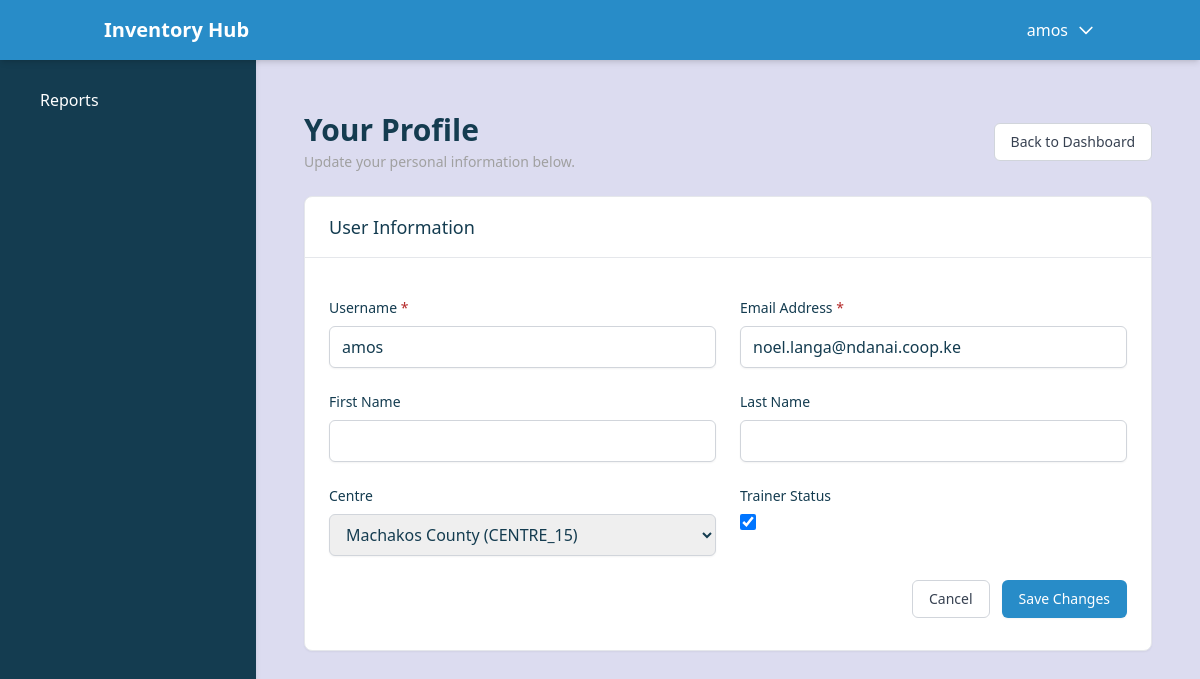
Page /upload/profile/ (signed in) on the committed database.
### devices/models.py (models this page shows, shortened)
class CustomUser(AbstractUser):
    is_trainer = models.BooleanField(default=False)
    is_staff = models.BooleanField(default=True)
    centre = models.ForeignKey('Centre', on_delete=models.SET_NULL, null=True, blank=True)
    groups = models.ManyToManyField(
        'auth.Group',
        related_name='customuser_set',
        blank=True,
        help_text='The groups this user belongs to.',
        verbose_name='groups',
    )

class Centre(models.Model):
    name = models.CharField(max_length=300)
    centre_code = models.CharField(max_length=30, unique=True)

### devices/views.py (the view, shortened to what this page needs)
# urls.py: path('profile/', views.profile, name='profile'),
@login_required
def profile(request):
    centres = Centre.objects.all()
    return render(request, 'accounts/profile.html', {
        'user': request.user,
        'centres': centres,
    })

### devices/templates/accounts/profile.html (shortened to what this page needs)
        {% extends "dashboard.html" %}
{% load static %}
{% block content %}
<main class="flex-1 p-6">
    <div class="flex flex-col sm:flex-row sm:items-center sm:justify-between">
        <div>
            <h1 class="text-3xl font-bold text-primary">Your Profile</h1>
            <p class="mt-1 text-sm text-gray">Update your personal information below.</p>
        </div>
        <div class="mt-4 sm:mt-0">
            <a href="{% url 'dashboard' %}"
               class="inline-flex items-center px-4 py-2 border border-gray-300 text-sm font-medium rounded-md text-gray-700 bg-white hover:bg-gray-50 focus:outline-none focus:ring-2 focus:ring-offset-2 focus:ring-accent transition-colors">
                Back to Dashboard
            </a>
        </div>
    </div>
    <div class="mt-6 bg-white rounded-lg shadow-sm border border-gray-200">
        <div class="px-6 py-4 border-b border-gray-200">
            <h3 class="text-lg font-medium text-primary">User Information</h3>
        </div>
        <form method="post" class="px-6 py-4 space-y-6">
            <div class="grid grid-cols-1 md:grid-cols-2 gap-6">
                <div>
                    <label for="username" class="block text-sm font-medium text-primary mb-2">Username <span class="text-error">*</span></label>
                    <input type="text" name="username" id="username" value="{{ user.username }}" required
                           class="block w-full px-3 py-2 border border-gray-300 rounded-md shadow-sm focus:outline-none focus:ring-accent focus:border-accent text-primary">
                </div>
                <div>
                    <label for="email" class="block text-sm font-medium text-primary mb-2">Email Address <span class="text-error">*</span></label>
                    <input type="email" name="email" id="email" value="{{ user.email }}" required
                           class="block w-full px-3 py-2 border border-gray-300 rounded-md shadow-sm focus:outline-none focus:ring-accent focus:border-accent text-primary">
                </div>
                <div>
                    <label for="first_name" class="block text-sm font-medium text-primary mb-2">First Name</label>
                    <input type="text" name="first_name" id="first_name" value="{{ user.first_name|default_if_none:'' }}"
                           class="block w-full px-3 py-2 border border-gray-300 rounded-md shadow-sm focus:outline-none focus:ring-accent focus:border-accent text-primary">
                </div>
                <div>
                    <label for="last_name" class="block text-sm font-medium text-primary mb-2">Last Name</label>
                    <input type="text" name="last_name" id="last_name" value="{{ user.last_name|default_if_none:'' }}"
                           class="block w-full px-3 py-2 border border-gray-300 rounded-md shadow-sm focus:outline-none focus:ring-accent focus:border-accent text-primary">
                </div>
                <div>
                    <label for="centre" class="block text-sm font-medium text-primary mb-2">Centre</label>
                    <select name="centre" id="centre"
                            class="block w-full px-3 py-2 border border-gray-300 rounded-md shadow-sm focus:outline-none focus:ring-accent focus:border-accent text-primary">
                        {% for centre in centres %}
                        <option value="{{ centre.id }}" {% if user.centre.id == centre.id %}selected{% endif %}>{{ centre.name }} ({{ centre.centre_code }})</option>
                        {% endfor %}
                    </select>
                </div>
                <div>
                    <label for="is_trainer" class="block text-sm font-medium text-primary mb-2">Trainer Status</label>
                    <input type="checkbox" name="is_trainer" id="is_trainer" {% if user.is_trainer %}checked{% endif %}
                           class="h-4 w-4 text-accent focus:ring-accent border-gray-300 rounded">
                </div>
            </div>
            <div class="flex justify-end space-x-3">
                <a href="{% url 'dashboard' %}"
                   class="inline-flex items-center px-4 py-2 border border-gray-300 text-sm font-medium rounded-md text-gray-700 bg-white hover:bg-gray-50 focus:outline-none focus:ring-2 focus:ring-offset-2 focus:ring-accent transition-colors">
                    Cancel
                </a>
                <button type="submit"
                        class="inline-flex items-center px-4 py-2 border border-transparent text-sm font-medium rounded-md shadow-sm text-white bg-accent hover:bg-secondary focus:outline-none focus:ring-2 focus:ring-offset-2 focus:ring-accent transition-colors">
                    Save Changes
                </button>
            </div>
        </form>
    </div>
</main>
{% endblock %}

### devices/templates/dashboard.html (shortened to what this page needs)
<!DOCTYPE html>
<html lang="en">
<head>
    <script src="https://cdn.tailwindcss.com"></script>
</head>
<body class="flex flex-col min-h-screen bg-light text-primary">
    <header class="bg-accent text-white shadow-md fixed w-full z-50">
        <div class="container mx-auto px-4 py-4 flex items-center justify-between">
            <div class="flex items-center">
                <div class="text-xl font-bold">Inventory Hub</div>
            </div>
            <div class="relative">
                <button id="accountDropdown" class="flex items-center space-x-2 focus:outline-none">
                    <span>{{ user.username }}</span>
                    <svg class="w-5 h-5" fill="none" stroke="currentColor" viewBox="0 0 24 24">
                        <path stroke-linecap="round" stroke-linejoin="round" stroke-width="2" d="M19 9l-7 7-7-7"></path>
                    </svg>
                </button>
            </div>
        </div>
    </header>
    <aside id="sidebar" class="bg-primary text-white w-64 p-6 shadow-md fixed h-screen z-40 transition-transform duration-300 -translate-x-full md:translate-x-0">
        <nav>
            <ul class="space-y-4">
                <li>
                    <a href="#" class="flex items-center justify-between text-white hover:bg-secondary px-4 py-2 rounded" id="manageDevicesToggle">
                    </a>
                </li>
                <li><a href="{% url 'import_displaycsv' %}" class="text-white hover:bg-secondary px-4 py-2 rounded block">Reports</a></li>
            </ul>
        </nav>
    </aside>
    <main class="flex-1 p-6 mt-16 md:ml-64">
        {% block content %}{% endblock %}
    </main>
</body>
</html>

### devices/templates/dashboard.html (style rules this page uses)
.bg-primary { background-color: #143C50; }
.bg-light { background-color: #DCDCF0; }
.bg-accent { background-color: #288CC8; }
.text-primary { color: #143C50; }
.text-gray { color: #A0A0A0; }
.text-accent { color: #288CC8; }
.text-error { color: #B42828; }

### rows in the picture
CustomUser: username "amos", email "noel.langa@ndanai.coop.ke", centre "Machakos County (CENTRE_15)", is_trainer "☑"
